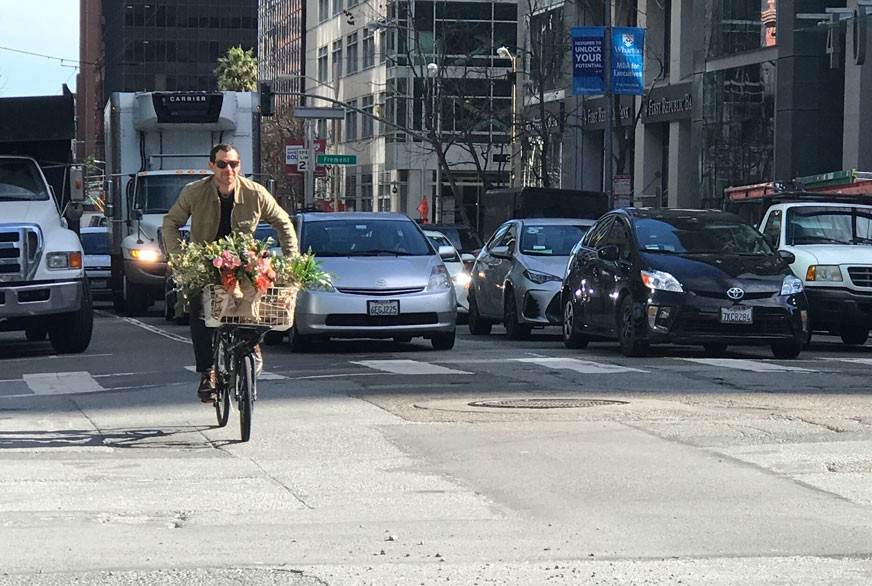
//> input picture test-code/test.jpeg, 872 x 586 px
$ ./mser_test test.jpeg   (built with g++ and OpenCV 4)
//> lines starting //> are read from the running program, lines starting //| are printed output that depends on the picture; after the words box and inside, x2 and y2 are one past the last pixel; in counts of white or black regions, pixels touching at a corner belong together
#include <opencv2/opencv.hpp>
#include <opencv2/highgui.hpp>
#include <iostream>

using namespace cv;
using namespace std;

int main(int argc, char *argv[]){
    Mat image = imread(argv[1], 1);
//> image is the input picture: 586 rows x 872 cols, CV_8UC3; mean B, G, R 122.6, 119.6, 114.5

    Mat img;
    image.copyTo(img);
    Ptr<MSER> mser = MSER::create();
    cout << mser->getDelta() << endl;
    vector<vector<Point> > regions;
    vector<Rect> mser_bbox;
    mser->detectRegions(img, regions, mser_bbox);
//> regions = 709 contours, 118 with area under 20; largest, box (x1, y1, x2, y2) and area: (306, 0, 396, 110) 20859, (101, 0, 256, 98) 18251, (307, 0, 385, 108) 16526, (304, 129, 440, 223) 12689, (531, 0, 633, 192) 9698; mser_bbox = 709 Rects (x, y, width, height), first 8: [0, 100, 71, 39], [792, 57, 49, 118], [0, 0, 77, 59], [673, 0, 5, 58], [860, 18, 12, 150], [232, 0, 9, 16], [239, 94, 10, 12], [234, 139, 16, 33]

    for (int i = 0; i < regions.size(); i++){
        rectangle(img, mser_bbox[i], CV_RGB(0, 255, 0));
    }
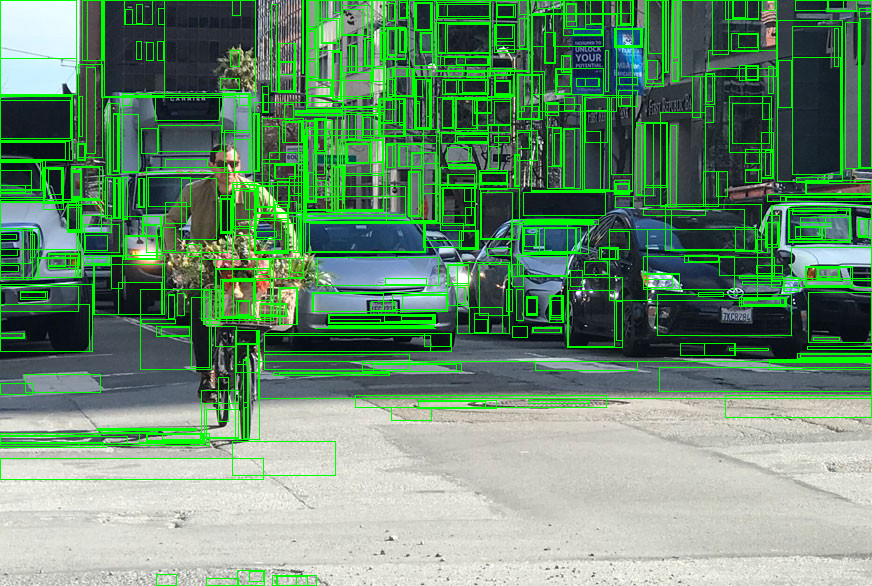
//> img: 586 rows x 872 cols, CV_8UC3; 13.42% of pixels changed, all inside (x1, y1, x2, y2) = (0, 0, 872, 586)

    Mat regionsMask;
    image.copyTo(regionsMask);
    for (auto v : regions){
        for (auto p : v){
            circle(regionsMask, p, 1, CV_RGB(0, 255, 0));
        }
    }
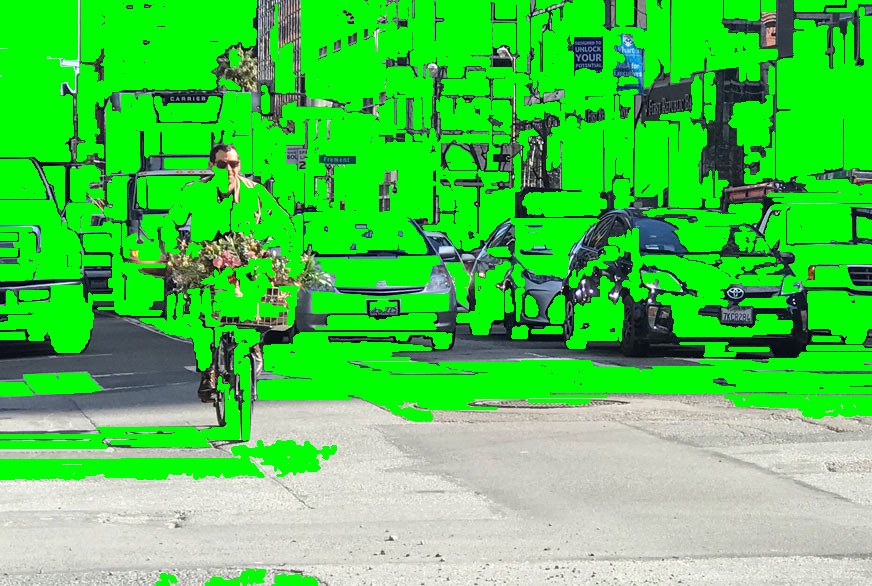
//> regionsMask: 586 rows x 872 cols, CV_8UC3; mean B, G, R 76.2, 202.5, 75.6

    imshow("Display Window", img);
    waitKey(0);

    imshow("Display Window", regionsMask);
    waitKey(0);
}
